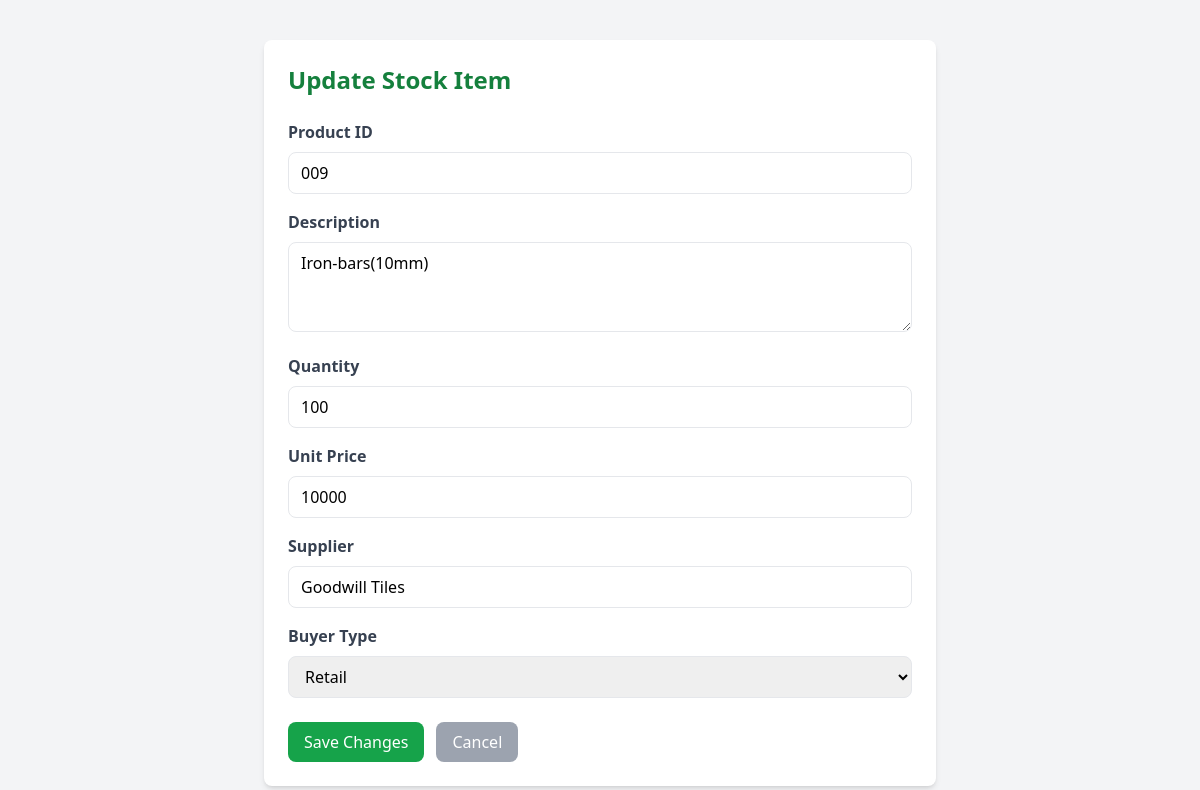
The app's page /stock/update/12/ with its own data.
### nyondoapp/models.py (models this page shows)
class Stock(models.Model):
    product_id = models.TextField()
    description = models.TextField()
    quantity = models.IntegerField()
    units = models.CharField(max_length=20)
    cost_price = models.IntegerField()
    selling_price = models.IntegerField(default=0)
    supplier = models.ForeignKey(Supplier, on_delete=models.CASCADE, related_name='stocks')
    date = models.DateField(auto_now_add=True)
    buyer_type = models.CharField(max_length=50)

class Supplier(models.Model):
    company_name = models.TextField(blank=False)
    email = models.EmailField(blank=True)
    location = models.CharField(blank=False, max_length=100)
    TRN = models.TextField(blank=False)
    phone = models.TextField(blank=False)
    product_description = models.TextField(blank=False)
    payment_option = models.CharField(max_length=50, blank=False)
    def __str__(self):
        return self.company_name

### nyondoapp/views.py (the view, shortened to what this page needs)
# urls.py: path('stock/update/<int:pk>/', views.update_stock, name='update_stock'),
def update_stock(request, pk):
    stock_item = get_object_or_404(Stock, id=pk)
    suppliers = Supplier.objects.all()
    return render(request, 'stock/update_stock.html', {
        'item': stock_item,
        'suppliers': suppliers
    })

### nyondoapp/templates/stock/update_stock.html (shortened to what this page needs)
<!DOCTYPE html>
<html>
<head>
    <script src="https://cdn.tailwindcss.com"></script>
</head>
<body class="bg-gray-100">
    <div class="max-w-2xl mx-auto bg-white rounded-lg shadow-md p-6 mt-10">
        <h1 class="text-2xl font-bold text-green-700 mb-6">Update Stock Item</h1>
        <form method="POST">
            <div class="space-y-4">
                <div>
                    <label class="block text-gray-700 font-bold mb-2">Product ID</label>
                    <input type="text" name="product_id" value="{{ item.product_id }}"
                           class="w-full border rounded-lg px-3 py-2">
                </div>
                <div>
                    <label class="block text-gray-700 font-bold mb-2">Description</label>
                    <textarea name="description" rows="3"
                              class="w-full border rounded-lg px-3 py-2">{{ item.description }}</textarea>
                </div>
                <div>
                    <label class="block text-gray-700 font-bold mb-2">Quantity</label>
                    <input type="number" name="quantity" value="{{ item.quantity }}"
                           class="w-full border rounded-lg px-3 py-2">
                </div>
                <div>
                    <label class="block text-gray-700 font-bold mb-2">Unit Price</label>
                    <input type="number" step="0.01" name="cost_price" value="{{ item.cost_price }}"
                           class="w-full border rounded-lg px-3 py-2">
                </div>
                <div>
                    <label class="block text-gray-700 font-bold mb-2">Supplier</label>
                    <input type="text" name="supplier" value="{{ item.supplier }}"
                           class="w-full border rounded-lg px-3 py-2">
                </div>
                <div>
                    <label class="block text-gray-700 font-bold mb-2">Buyer Type</label>
                    <select name="buyer_type" class="w-full border rounded-lg px-3 py-2">
                        <option value="Retail" {% if item.buyer_type == 'Retail' %}selected{% endif %}>Retail</option>
                    </select>
                </div>
            </div>
            <div class="flex gap-3 mt-6">
                <button type="submit"
                        class="bg-green-600 text-white px-4 py-2 rounded-lg hover:bg-green-700">
                    Save Changes
                </button>
                <a href="{% url 'stock_page' %}"
                   class="bg-gray-400 text-white px-4 py-2 rounded-lg hover:bg-gray-500">
                    Cancel
                </a>
            </div>
        </form>
    </div>
</body>
</html>

### records on screen
Stock: product_id "009", description "Iron-bars(10mm)", quantity "100", cost_price "10000", supplier "Goodwill Tiles"
